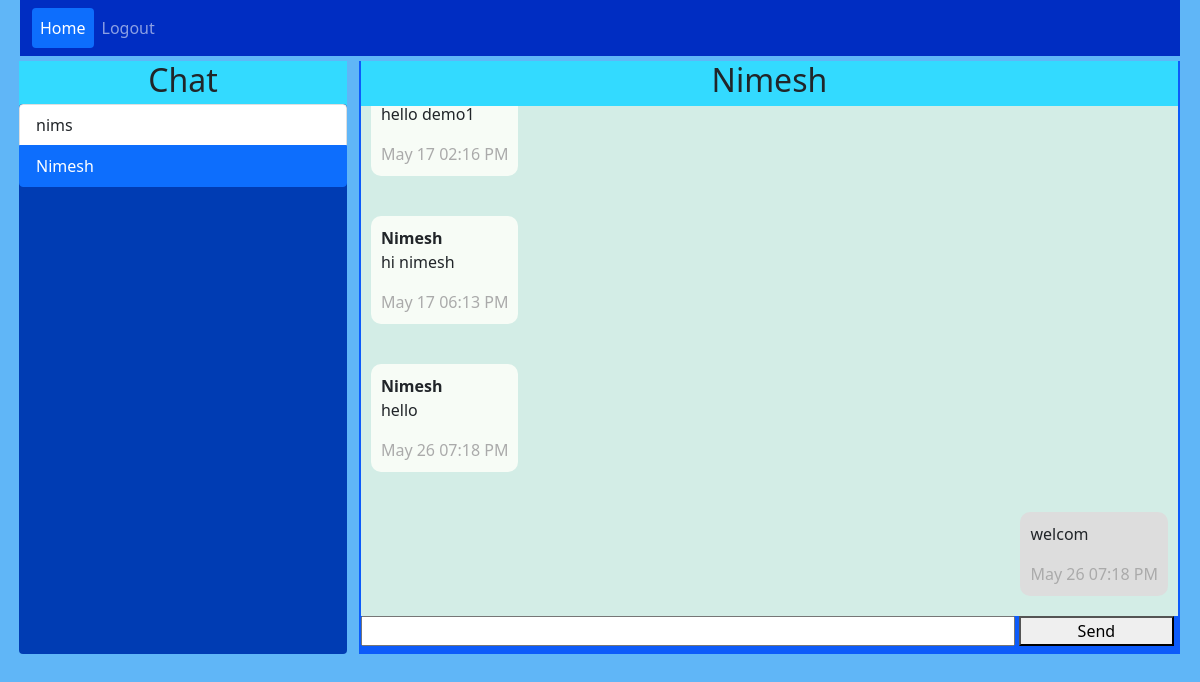
The app's page /home/3/ (signed in) with its own data.
### demoapp/models.py (models this page shows, shortened)
class Massage(models.Model):
    msg = models.CharField(max_length=256)
    msg_from = models.ForeignKey(settings.AUTH_USER_MODEL, on_delete=models.CASCADE, related_name="msg_from")
    msg_to = models.ForeignKey(settings.AUTH_USER_MODEL, on_delete=models.CASCADE, related_name="mag_to")
    time = models.DateTimeField(auto_now=True, auto_now_add=False)
    class Meta:
        ordering = ["time"]
    @property
    def formatted_time(self):
        return self.time.strftime('%b %d %I:%M %p')

### demoapp/views.py (the view)
# urls.py: 2. Add a URL to urlpatterns:  path('', views.home, name='home')
@login_required(login_url='/login')
def home(request, id, **kwargs):
    users = User.objects.filter(~Q(id=request.user.id))
    if id != "New":
        msg_from = User.objects.filter(id=request.user.id)
        user = User.objects.get(id=id)
        m = Massage.objects.filter(
            (Q(msg_from=msg_from[0]) | Q(msg_from=user)) & Q(msg_to=msg_from[0]) | Q(msg_to=user))
        return render(request, "home.html",
                      {"home": "active", "users": users, "id": int(id), "user": user, "datas": m,"cuser":request.user})
    else:
        return render(request, "home.html", {"home": "active", "users": users})

### demoapp/templates/home.html (shortened to what this page needs)
{% extends "base.html" %} {% block title %}Home{% endblock %}
{% block content %}
{% load staticfiles %}
<div class="container" style="margin-top: -15px;max-width:100%; background-color:#60b6f7;border: none !important; max-height:600px;">
    <div class="row" style="margin-left: -25px;" >
        <div class="col" style="max-width:30%; ">
            <h2 align="center" style="background-color:#33daff; height: 45px;"> Chat</h2>
            <div class="list-group" style="height:550px;background-color:#003cb3;overflow-y: scroll; margin: auto; margin-top: -10px;">
                {% for user in users%}
                {% if user.id == id %}
                <a href="/home/{{user.id}}" class="list-group-item active" >{{user}}</a>
                {% else %}
                <a href="/home/{{user.id}}" class="list-group-item">{{user}}</a>
                {% endif %}
                {% endfor%}
            </div>
        </div>
        <div class="col" style="height=550px;background-color:#0C5BFA">
            <form id="chatform" style="margin-left: -10px; margin-right: -10px;">
                <div style=" height: 45px; background-color: #33daff">
                    <h2 align="center" >{{user}}</h2>
                </div>
                <div id="chat"
                     style="background-color: #d3ede6;max-height=450px;height: 510px;overflow-y: auto;display:flex; flex-direction:column-reverse;">
                    <div id="chatp">
                    {% for data in datas %}
                    <div class="chat">
                        {% if data.msg_from == user %}
                            {% if data.msg_to == cuser %}
                            <div class="mess">
                                <b>{{data.msg_from}}</b>
                                <p>{{data.msg}}</p>
                                <span class="time-right">{{data.formatted_time}}</span>
                            </div>
                            {% endif %}
                        {% elif data.msg_from == cuser %}
                            {% if data.msg_to == user %}
                            <div class="sp"></div>
                            <div class="mess darker">
                                <p>{{data.msg}}</p>
                                <span class="time-right">{{data.formatted_time}}</span>
                            </div>
                            {% endif %}
                         {% endif %}
                    </div>
                    {% endfor %}
                    </div>
                </div>
                <div>
                    <input name="msg" id="msg" style="width:80%; ">
                    <button type="submit" id="go" style="width:19%; " >Send</button>
                </div>
            </form>
        </div>
    </div>
</div>
{% endblock content %}

### demoapp/templates/base.html (shortened to what this page needs)
<!DOCTYPE html>
<html lang="en">
<head>
    {% load staticfiles %}
    <link href='{% static "css/style.css" %}' type="text/css" rel="stylesheet" >
    <link href="https://cdn.jsdelivr.net/npm/bootstrap@5.0.0-beta2/dist/css/bootstrap.min.css" rel="stylesheet"
>
</head>
<body style="background-color: #60b6f7;">
<nav class="navbar navbar-dark navbar-expand-lg" style="background-color: #002dc2">
    <div class="container-fluid">
        <div class="collapse navbar-collapse" id="navbarTogglerDemo01">
            <ul class="navbar-nav me-auto mb-2 mb-lg-0 nav-pills">
                {% if user.is_authenticated %}
                <li class="nav-item">
                    <a class="nav-link {{home}}" aria-current="page" href="/home">Home</a>
                </li>
                <li class="nav-item">
                    <a class="nav-link " href="/logout">Logout</a>
                </li>
                {% endif %}
            </ul>
        </div>
    </div>
</nav>
<div style="background-color: #60b6f7;">{% block content %} {% endblock content %}</div>
</body>
</html>

### static/css/style.css (style rules this page uses)
body { margin: 0 auto; padding: 0 20px; }
.container { border: 2px solid #dedede; background-color: #f1f1f1; border-radius: 5px; max-width: 800px; padding: 20px; border-radius: 10px; margin: 20px 0; }
.mess { max-width: 500px; background: #F7FCF6; padding: 10px; border-radius: 10px; margin: 20px 0px; }
.darker { border-color: #ccc; background-color: #ddd; }
.container::after { content: ""; clear: both; display: table; }
.time-right { float: right; color: #aaa; }
.chat { padding-left: 10px; padding-right: 10px; display: flex; }
.chat .sp { flex:1 ; }

### records on screen
Massage: msg "hello demo1", formatted_time "May 17 02:16 PM"
Massage: msg_from "Nimesh", msg "hi nimesh", formatted_time "May 17 06:13 PM"
Massage: msg_from "Nimesh", msg "hello", formatted_time "May 26 07:18 PM"
Massage: msg "welcom", formatted_time "May 26 07:18 PM"

### other values on screen
{{ user }} "nims"
{{ user }} "Nimesh"
